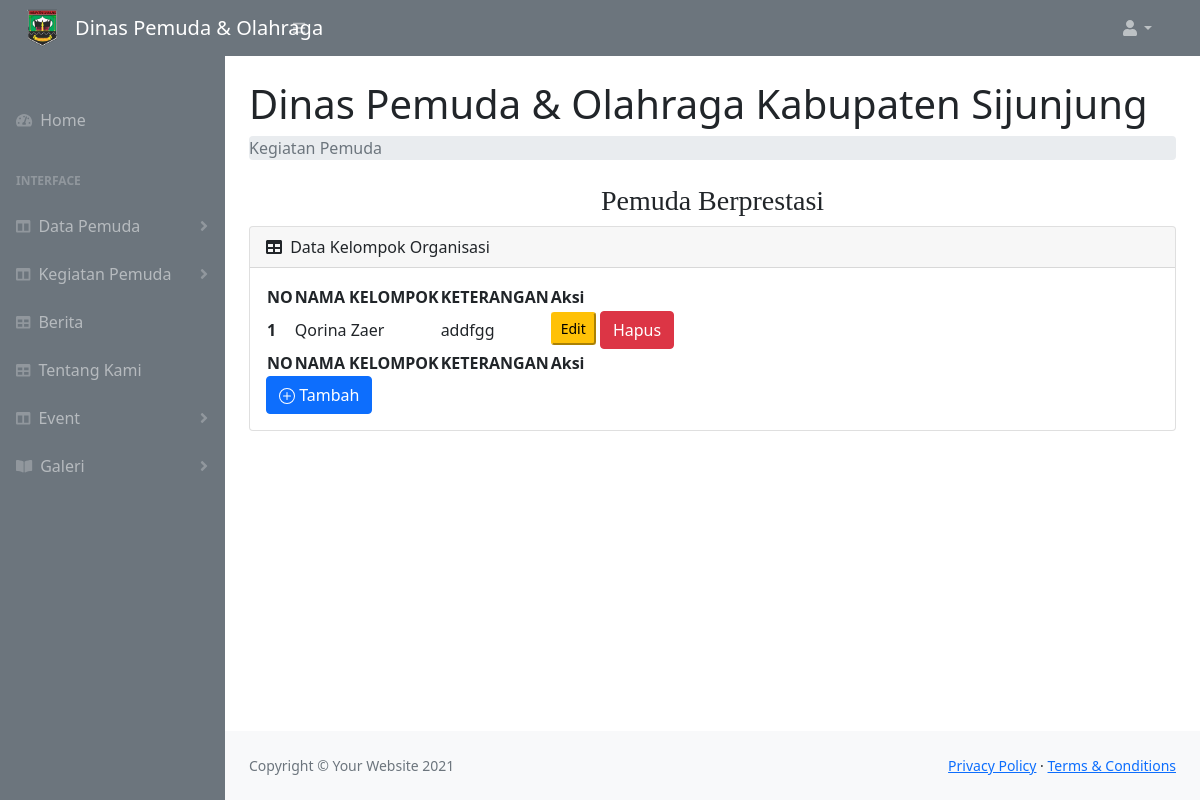
The app's page /okp.php, older data.
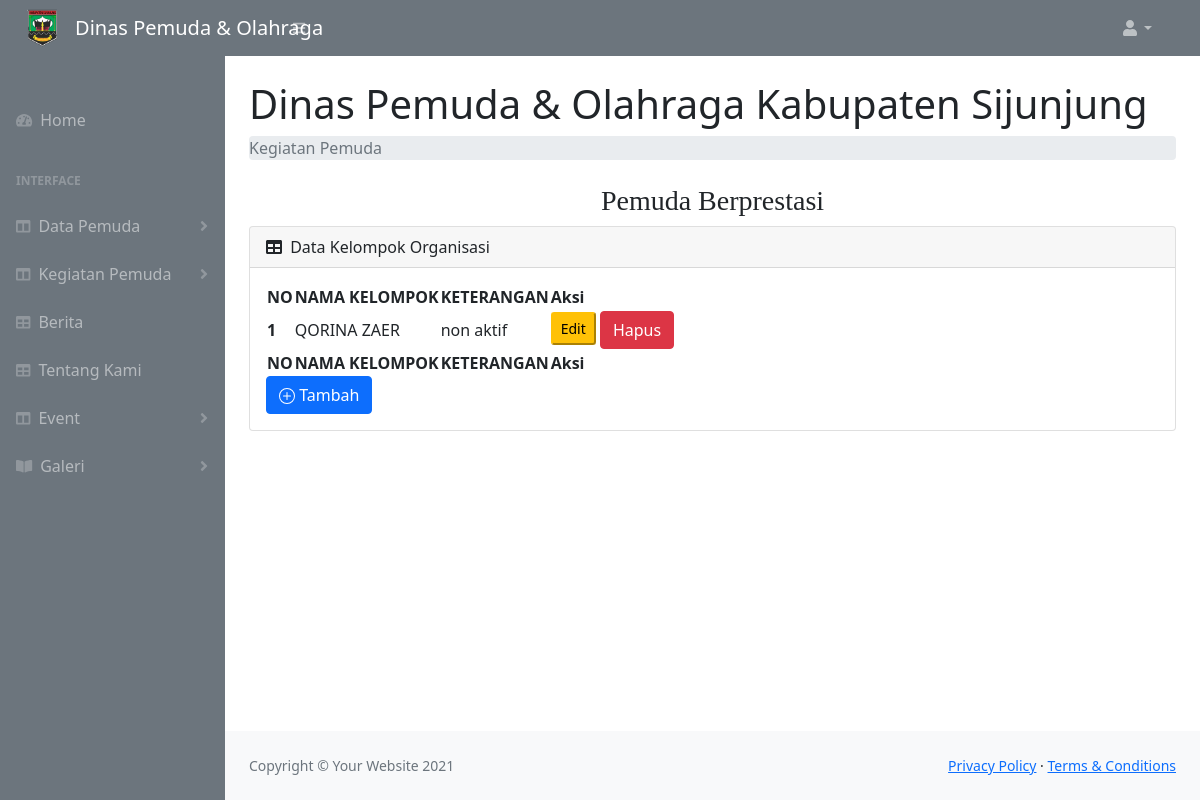
The same page, newer data.
### tables this page shows
CREATE TABLE `organisasi_pemuda` (
  `nama` varchar(50) NOT NULL,
  `keterangan` varchar(100) NOT NULL,
  `id_organisasi` int(11) NOT NULL
);

### okp.php (the view, shortened to what the changed rows need)
<!DOCTYPE html>
<html lang="en">
<head>
    <link href="https://cdn.jsdelivr.net/npm/simple-datatables@latest/dist/style.css" rel="stylesheet" />
    <link href="css/styles.css" rel="stylesheet" />
    <link rel="stylesheet" href="https://maxcdn.bootstrapcdn.com/bootstrap/4.5.2/css/bootstrap.min.css">
    <link href="https://cdn.jsdelivr.net/npm/bootstrap@5.0.1/dist/css/bootstrap.min.css" rel="stylesheet">
    <link href="https://cdn.jsdelivr.net/npm/bootstrap@5.0.1/dist/css/bootstrap.min.css" rel="stylesheet">
</head>
<body class="sb-nav-fixed">
    <div id="layoutSidenav">
        <div id="layoutSidenav_content">
            <main>
                <div class="container-fluid px-4">
                    <h1 class="mt-4">Dinas Pemuda & Olahraga Kabupaten Sijunjung</h1>
                    <div class="card mb-4">
                        <div class="card-body">
                            <table id="datatablesSimple">
                                <thead>
                                    <tr>
                                        <th>NO</th>
                                        <th>NAMA KELOMPOK</th>
                                        <th>KETERANGAN</th>
                                        <th>Aksi</th>
                                    </tr>
                                </thead>
                                <tfoot>
                                    <tr>
                                        <th>NO</th>
                                        <th>NAMA KELOMPOK</th>
                                        <th>KETERANGAN</th>
                                        <th>Aksi</th>
                                    </tr>
                                </tfoot>
                                <tbody>
                                    <?php
                                    $koneksi = mysqli_connect("localhost", "root", "", "db_website");
                                    $query = mysqli_query($koneksi, "SELECT * FROM organisasi_pemuda");
                                    $no = 0;
                                    while ($data = mysqli_fetch_array($query)) {
                                        $no++;
                                    ?>
                                        <tr>
                                            <th scope="row"><?= $no ?></th>
                                            <td><?php echo $data["nama"] ?></td>
                                            <td><?php echo $data["keterangan"] ?></td>
                                            <td>
                                            <button type="button" class="btn-sm btn-warning" data-toggle="modal" data-target="#exampleModal1<?php echo $data["id_organisasi"] ?>">
                                                    Edit
                                                </button>
                                                <a href="hapus-okp.php?id_organisasi=<?= $data['id_organisasi'] ?>" class="btn btn-danger" onclick="return confirm('Anda Yakin Ingin Menghapus Data?')">Hapus</a>
                                            </td>
                        </div>
                    <?php
                                    }
                    ?>
                    </div>
                </div>
        </div>
    </div>
</body>
</html>

Row changes from the older to the newer data that the page shows:
removed organisasi_pemuda: nama "Qorina Zaer", keterangan "addfgg"
added organisasi_pemuda: nama "QORINA ZAER", keterangan "non aktif"
